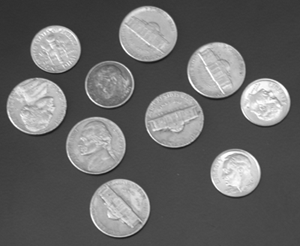
%> input picture matlab/Images/coins.png, 300 x 246 px
$ octave GaussianHighPassFilter.m   (GNU Octave 9; MATLAB toolbox functions it lacks are replaced by stand-ins)
%> lines starting %> are read from the running program, lines starting %| are printed output that depends on the picture
%Gaussian High Pass Filter:
clear;
clc;
img=imread('Coins.png');
%> img is the input picture: size 246x300 uint8; min 23, max 255, mean 103
[X,Y]=size(img);
%> X = 246; Y = 300
N=input('Order of Filter=');
%> the answer given: 3
x=ceil(X/2);
%> x = 123
y=ceil(Y/2);
%> y = 150
rad=26;
for i=1:X
for j=1:Y
d(i,j)=sqrt((i-x).^2+(j-y).^2);
h(i,j)=1-exp(-(d(i,j).^2)/(2*((rad).^2)));
end
end
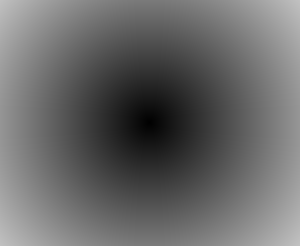
%> d: size 246x300 double; min 0, max 194, mean 104.8
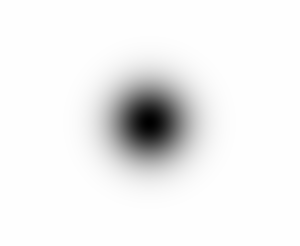
%> h: size 246x300 double; min 0, max 1, mean 0.942
fft1=fftshift(fft2(img));
fil=h.*fft1;
fin=ifft2(fil);
%> (the run ends here)

$ run again, with matlab/Images/Peppers.png copied over matlab/Images/coins.png
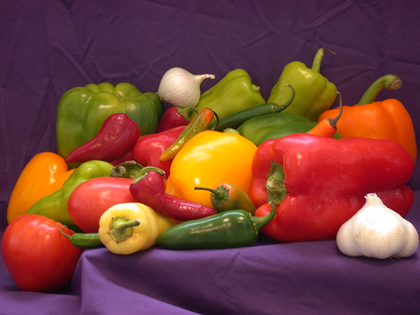
%> input picture matlab/Images/Peppers.png, 420 x 315 px, shrunk from 512 x 384 before the run
%> img is the input picture: size 315x420x3 uint8; mean R, G, B 120.8, 66.4, 57.6
%> after the loop `for i=1:X`:
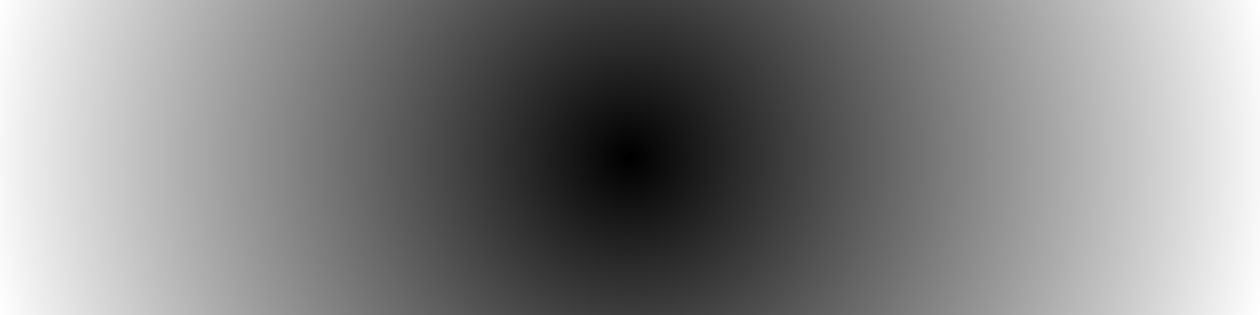
%> d: size 315x1260 double; min 0, max 649.3, mean 334.1; drawn with min black and max white
%> after the loop `for i=1:X`:
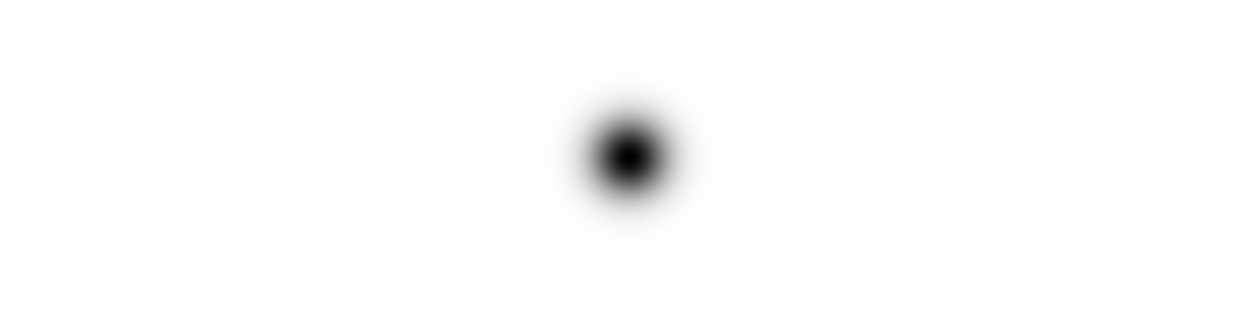
%> h: size 315x1260 double; min 0, max 1, mean 0.989
